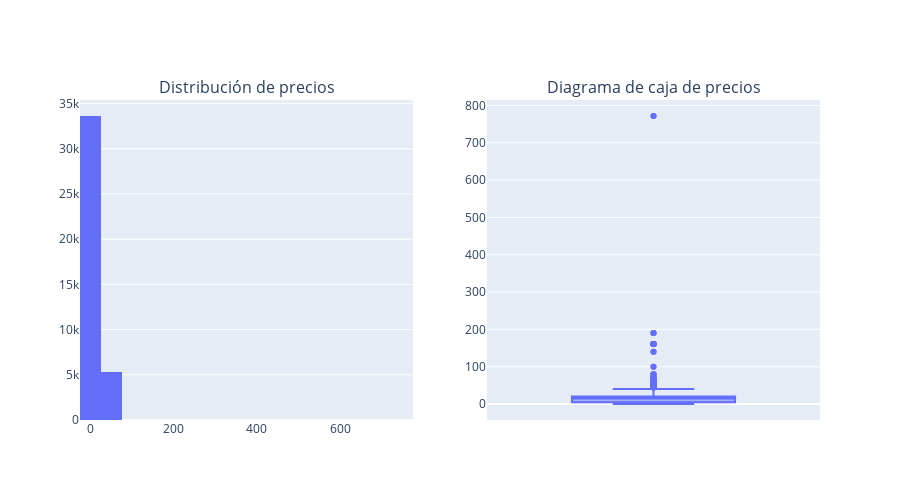

Notebook code cell kept with this figure:
### Markdown cell above
### ***Analisis de price***

### Code cell
# Crear subplots (1 fila, 2 columnas)
fig = make_subplots(rows=1, cols=2, subplot_titles=("Distribución de precios", "Diagrama de caja de precios"))

# Histograma
hist = px.histogram(df, x="price", nbins=30, labels={"price": "Precio"})
for trace in hist.data:
    fig.add_trace(trace, row=1, col=1)

# Boxplot
box = px.box(df, y="price", labels={"price": "Precio"})
for trace in box.data:
    fig.add_trace(trace, row=1, col=2)

# Ajustes generales
fig.update_layout(
    width=900,
    height=500,
    showlegend=False
)

fig.show()

### Figure 1 — Plotly figure (JSON) as saved in the notebook; plotly's stock layout.template omitted (floating-point values rounded to 4 significant figures; data arrays with more than 128 entries replaced by an {"elided": "..."} marker saying what was removed)
{"data": [{"bingroup": "x", "hovertemplate": "Precio=%{x}<br>count=%{y}<extra></extra>", "legendgroup": "", "marker": {"color": "#636efa", "pattern": {"shape": ""}}, "name": "", "nbinsx": 30, "orientation": "v", "showlegend": false, "type": "histogram", "x": {"elided": "39014 float values"}, "xaxis": "x", "yaxis": "y"}, {"alignmentgroup": "True", "hovertemplate": "Precio=%{y}<extra></extra>", "legendgroup": "", "marker": {"color": "#636efa"}, "name": "", "notched": false, "offsetgroup": "", "orientation": "v", "showlegend": false, "type": "box", "x0": " ", "xaxis": "x2", "y": {"elided": "39014 float values"}, "y0": " ", "yaxis": "y2"}], "layout": {"annotations": [{"font": {"size": 16}, "showarrow": false, "text": "Distribución de precios", "x": 0.225, "xanchor": "center", "xref": "paper", "y": 1, "yanchor": "bottom", "yref": "paper"}, {"font": {"size": 16}, "showarrow": false, "text": "Diagrama de caja de precios", "x": 0.775, "xanchor": "center", "xref": "paper", "y": 1, "yanchor": "bottom", "yref": "paper"}], "height": 500, "showlegend": false, "width": 900, "xaxis": {"anchor": "y", "domain": [0, 0.45]}, "xaxis2": {"anchor": "y2", "domain": [0.55, 1]}, "yaxis": {"anchor": "x", "domain": [0, 1]}, "yaxis2": {"anchor": "x2", "domain": [0, 1]}}}
